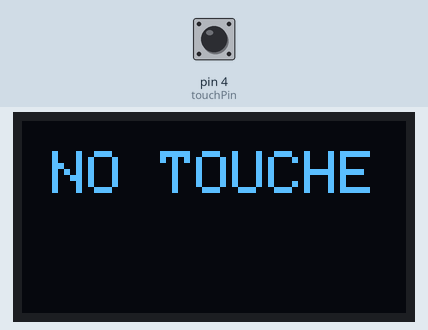
The sketch below on a simulated Arduino Uno, built with avr-gcc and run on an emulated ATmega328P. Parts: 128×64 one-colour display. Inputs (shaded band) come from the test bench; at power-on: pin 4 (touchPin) LOW. What the sketch prints to the serial monitor is not drawn.

Above: at 1.2 s.
1.3 s: pin 4 (touchPin) pulled HIGH for 0.15 s
At 1.4 s:
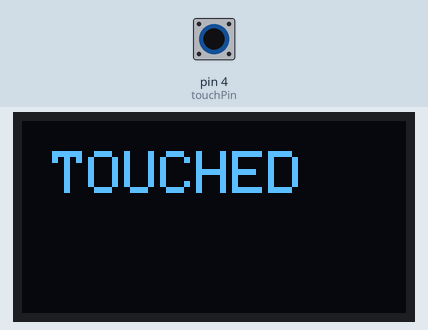
2.9 s: pin 4 (touchPin) pulled HIGH for 1 s
6.9 s: pin 4 (touchPin) pulled HIGH for 3.2 s
11.6 s: pin 4 (touchPin) driven HIGH
14.6 s: pin 4 (touchPin) driven LOW
At 15.4 s:
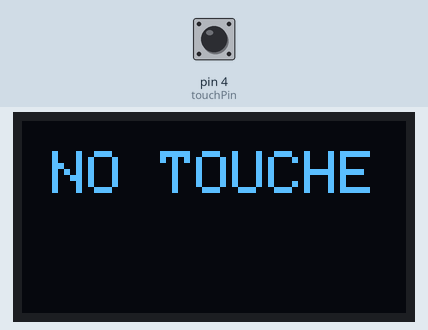
16.1 s: pin 4 (touchPin) pulsed HIGH 2 times (0.12 s each, 0.3 s apart)
Timing chart, 0 to 19.1 s (numbered marks = the images above; inputs shaded):
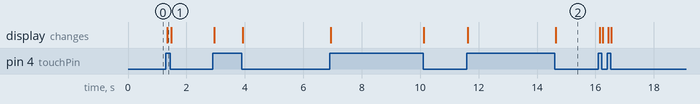

The sketch:

Touch_sensor.ino
```cpp
#include <Wire.h>
#include <Adafruit_GFX.h>
#include <Adafruit_SSD1306.h>
#include <Adafruit_Fingerprint.h>
#include <SoftwareSerial.h>
#include <SPI.h>


Adafruit_SSD1306 Beas = Adafruit_SSD1306(128,64,&Wire);
const int touchPin = 4; // Pin for the TTP223 touch sensor

void setup() {
  // put your setup code here, to run once:
  Serial.begin(9600);

Beas.begin(SSD1306_SWITCHCAPVCC, 0x3C);

 pinMode(touchPin, INPUT);


}

void loop() {
  // put your main code here, to run repeatedly:
int touchPinValue = digitalRead(touchPin);

if (touchPinValue == HIGH)

{

Serial.println("TOUCHED");

Beas.clearDisplay();
Beas.setTextColor(SSD1306_WHITE);
Beas.setTextSize(2);
Beas.setCursor(10, 10);
Beas.print("TOUCHED");
Beas.display();
}
else{

Serial.println("not touched");
Beas.clearDisplay();
Beas.setTextColor(SSD1306_WHITE);
Beas.setTextSize(2);
Beas.setCursor(10, 10);
Beas.print("NO TOUCHE");
Beas.display();

}
}
```

Measured:
- after the input at 1.3 s, the display: changes at once (image 1)
- after the input at 14.6 s, the display: changes at once (image 2)
